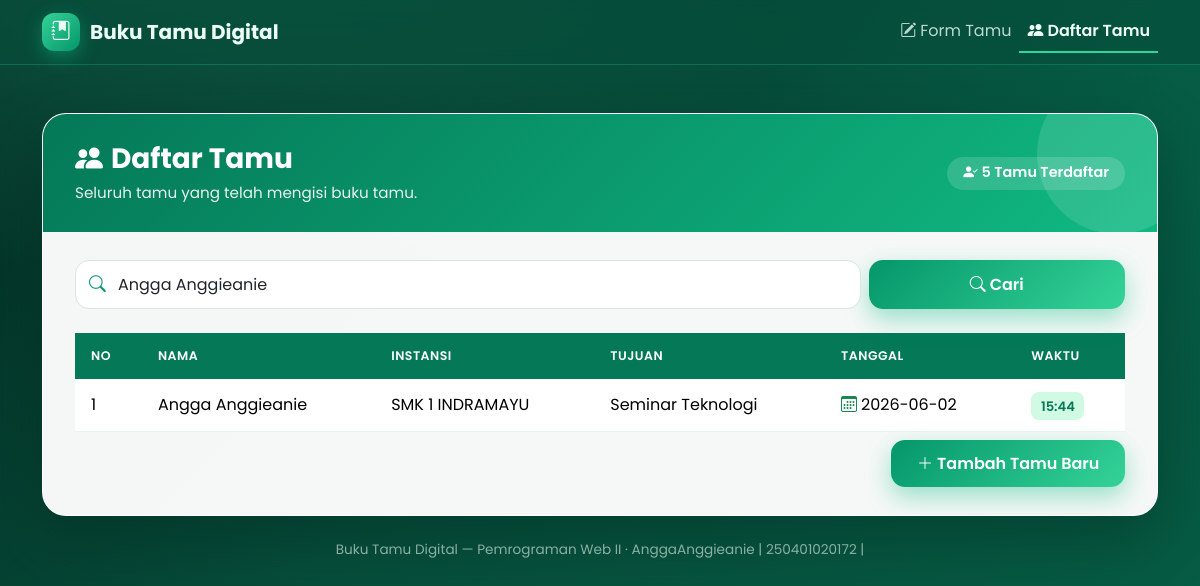
The app's page /daftar.php?cari=Angga Anggieanie with its own data.
### tables this page shows
CREATE TABLE `buku_tamu` (
  `id` int(11) NOT NULL,
  `nama` varchar(100) NOT NULL,
  `instansi` varchar(100) NOT NULL,
  `tujuan` text NOT NULL,
  `tanggal` date NOT NULL,
  `waktu` time NOT NULL
);

### daftar.php (the view, shortened to what this page needs)
<?php
require_once 'koneksi.php';
$cari = isset($_GET['cari']) ? trim($_GET['cari']) : '';
if ($cari !== '') {
    $stmt = $koneksi->prepare(
        "SELECT * FROM buku_tamu WHERE nama LIKE ? OR instansi LIKE ? ORDER BY id DESC"
    );
    $key = "%" . $cari . "%";
    $stmt->bind_param("ss", $key, $key);
    $stmt->execute();
    $result = $stmt->get_result();
} else {
    $result = $koneksi->query("SELECT * FROM buku_tamu ORDER BY id DESC");
}
$total = $koneksi->query("SELECT COUNT(*) AS jml FROM buku_tamu")->fetch_assoc()['jml'];
?>
<!DOCTYPE html>
<html lang="id">
<head>
    <link href="https://cdn.jsdelivr.net/npm/bootstrap@5.3.3/dist/css/bootstrap.min.css" rel="stylesheet">
    <link href="https://cdn.jsdelivr.net/npm/bootstrap-icons@1.11.3/font/bootstrap-icons.min.css" rel="stylesheet">
    <link href="style.css" rel="stylesheet">
</head>
<body>
<nav class="navbar navbar-expand-lg navbar-emerald sticky-top">
    <div class="container">
        <a class="navbar-brand d-flex align-items-center fw-bold" href="index.php">
            <span class="brand-badge"><i class="bi bi-journal-bookmark-fill"></i></span>
            Buku Tamu Digital
        </a>
        <div class="navbar-nav ms-auto">
            <a class="nav-link" href="index.php"><i class="bi bi-pencil-square me-1"></i>Form Tamu</a>
            <a class="nav-link active" href="daftar.php"><i class="bi bi-people-fill me-1"></i>Daftar Tamu</a>
        </div>
    </div>
</nav>
<div class="container py-5">
    <div class="glass-card">
        <div class="card-banner d-flex justify-content-between align-items-center flex-wrap gap-2">
            <div>
                <h2 class="h3"><i class="bi bi-people-fill me-2"></i>Daftar Tamu</h2>
                <p>Seluruh tamu yang telah mengisi buku tamu.</p>
            </div>
            <span class="stat-pill"><i class="bi bi-person-check-fill me-1"></i><?= $total ?> Tamu Terdaftar</span>
        </div>
        <div class="card-pad">
            <form class="row g-2 mb-4" method="GET" action="daftar.php">
                <div class="col-sm-8 col-md-9">
                    <div class="input-icon search-modern">
                        <input type="text" class="form-control" name="cari" placeholder="Cari nama atau instansi..." value="<?= htmlspecialchars($cari) ?>">
                    </div>
                </div>
                <div class="col-sm-4 col-md-3 d-grid">
                    <button type="submit" class="btn btn-emerald"><i class="bi bi-search me-1"></i>Cari</button>
                </div>
            </form>
            <div class="table-responsive">
                <table class="table table-modern align-middle">
                    <thead>
                        <tr>
                            <th>No</th>
                            <th>Nama</th>
                            <th>Instansi</th>
                            <th>Tujuan</th>
                            <th>Tanggal</th>
                            <th>Waktu</th>
                        </tr>
                    </thead>
                    <tbody>
                        <?php if ($result && $result->num_rows > 0): ?>
                            <?php $no = 1; while ($row = $result->fetch_assoc()): ?>
                                <tr>
                                    <td><?= $no++ ?></td>
                                    <td><?= htmlspecialchars($row['nama']) ?></td>
                                    <td><?= htmlspecialchars($row['instansi']) ?></td>
                                    <td><?= htmlspecialchars($row['tujuan']) ?></td>
                                    <td><i class="bi bi-calendar3 text-success me-1"></i><?= htmlspecialchars($row['tanggal']) ?></td>
                                    <td><span class="badge-time"><?= htmlspecialchars(substr($row['waktu'], 0, 5)) ?></span></td>
                                </tr>
                            <?php endwhile; ?>
                        <?php endif; ?>
                    </tbody>
                </table>
            </div>
            <div class="text-end mt-2">
                <a href="index.php" class="btn btn-emerald"><i class="bi bi-plus-lg me-1"></i>Tambah Tamu Baru</a>
            </div>
        </div>
    </div>
    <p class="text-center footer-note mt-4">Buku Tamu Digital &mdash; Pemrograman Web II &middot; AnggaAnggieanie | 250401020172 |</p>
</div>
</body>
</html>

### style.css (style rules this page uses)
:root { --emerald-900: #064e3b; --emerald-700: #047857; --emerald-600: #059669; --emerald-500: #10b981; --emerald-400: #34d399; --emerald-100: #d1fae5; --emerald-50: #ecfdf5; --ink: #0f2e25; }
* { box-sizing: border-box; }
body { font-family: 'Poppins', system-ui, -apple-system, "Segoe UI", sans-serif; background: radial-gradient(1200px 600px at 10% -10%, rgba(52,211,153,.25), transparent 60%), radial-gradient(1000px 600px at 110% 10%, rgba(4,120,87,.30), transparent 55%), linear-gradient(135deg, #022c22 0%, #064e3b 45%, #065f46 100%); min-height: 100vh; color: var(--ink); margin: 0; }
.navbar-emerald { background: rgba(6, 78, 59, .55); backdrop-filter: blur(12px); -webkit-backdrop-filter: blur(12px); border-bottom: 1px solid rgba(52, 211, 153, .25); }
.navbar-emerald .navbar-brand, .navbar-emerald .nav-link { color: #ecfdf5 !important; }
.navbar-emerald .nav-link { opacity: .8; transition: opacity .2s, transform .2s; }
.navbar-emerald .nav-link.active { opacity: 1; font-weight: 600; border-bottom: 2px solid var(--emerald-400); }
.brand-badge { width: 38px; height: 38px; border-radius: 12px; display: inline-flex; align-items: center; justify-content: center; background: linear-gradient(135deg, var(--emerald-400), var(--emerald-600)); box-shadow: 0 6px 18px rgba(16, 185, 129, .45); font-size: 1.2rem; margin-right: 10px; }
.glass-card { background: rgba(255, 255, 255, .96); border: 1px solid rgba(255, 255, 255, .6); border-radius: 24px; box-shadow: 0 24px 60px rgba(2, 44, 34, .45); overflow: hidden; animation: rise .5s ease both; }
.card-banner { background: linear-gradient(135deg, var(--emerald-700), var(--emerald-500)); color: #fff; padding: 28px 32px; position: relative; overflow: hidden; }
.card-banner::after { content: ""; position: absolute; right: -40px; top: -40px; width: 160px; height: 160px; border-radius: 50%; background: rgba(255,255,255,.12); }
.card-banner h1, .card-banner h2 { font-weight: 700; margin: 0; }
.card-banner p { margin: 6px 0 0; opacity: .9; font-size: .95rem; }
.card-pad { padding: 28px 32px; }
.form-control { border-radius: 14px; border: 1.5px solid #d7e7e0; padding: .7rem 1rem; transition: border-color .2s, box-shadow .2s; }
.input-icon { position: relative; }
.input-icon .form-control { padding-left: 42px; }
.btn-emerald { background: linear-gradient(135deg, var(--emerald-600), var(--emerald-400)); border: none; color: #fff; font-weight: 600; border-radius: 14px; padding: .7rem 1.6rem; box-shadow: 0 10px 24px rgba(16, 185, 129, .4); transition: transform .15s, box-shadow .15s; }
.table-modern { margin: 0; border-collapse: separate; border-spacing: 0; }
.table-modern thead th { background: var(--emerald-700); color: #fff; font-weight: 600; border: none; padding: 14px 16px; text-transform: uppercase; font-size: .78rem; letter-spacing: .04em; }
.table-modern tbody td { padding: 14px 16px; vertical-align: middle; border-color: #eaf3ef; }
.table-modern tbody tr { transition: background .15s; }
.badge-time { background: var(--emerald-100); color: var(--emerald-700); border-radius: 8px; padding: .3rem .6rem; font-weight: 600; font-size: .82rem; }
.stat-pill { background: rgba(255,255,255,.15); color: #fff; border-radius: 999px; padding: .35rem 1rem; font-weight: 600; font-size: .9rem; }
.search-modern .form-control { padding-left: 42px; }
.footer-note { color: rgba(236, 253, 245, .7); font-size: .85rem; }

### records on screen
buku_tamu: nama "Angga Anggieanie", instansi "SMK 1 INDRAMAYU", tujuan "Seminar Teknologi", tanggal "2026-06-02", waktu "15:44"

### other values on screen
$total "5"
